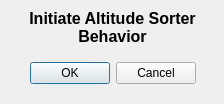
<?xml version="1.0" encoding="UTF-8"?>
<ui version="4.0">
 <class>altitudeSorterDialog</class>
 <widget class="QDialog" name="altitudeSorterDialog">
  <property name="geometry">
   <rect>
    <x>0</x>
    <y>0</y>
    <width>224</width>
    <height>104</height>
   </rect>
  </property>
  <property name="windowTitle">
   <string>Dialog</string>
  </property>
  <widget class="QDialogButtonBox" name="btnbx_CancelOK">
   <property name="geometry">
    <rect>
     <x>7</x>
     <y>60</y>
     <width>211</width>
     <height>27</height>
    </rect>
   </property>
   <property name="toolTip">
    <string>&lt;html&gt;&lt;head/&gt;&lt;body&gt;&lt;p&gt;&lt;br/&gt;&lt;/p&gt;&lt;/body&gt;&lt;/html&gt;</string>
   </property>
   <property name="orientation">
    <enum>Qt::Horizontal</enum>
   </property>
   <property name="standardButtons">
    <set>QDialogButtonBox::Cancel|QDialogButtonBox::Ok</set>
   </property>
   <property name="centerButtons">
    <bool>true</bool>
   </property>
  </widget>
  <widget class="QLabel" name="lbl_altitudeSorter">
   <property name="geometry">
    <rect>
     <x>7</x>
     <y>12</y>
     <width>211</width>
     <height>31</height>
    </rect>
   </property>
   <property name="font">
    <font>
     <pointsize>12</pointsize>
     <weight>75</weight>
     <bold>true</bold>
    </font>
   </property>
   <property name="text">
    <string>Initiate Altitude Sorter Behavior</string>
   </property>
   <property name="alignment">
    <set>Qt::AlignCenter</set>
   </property>
   <property name="wordWrap">
    <bool>true</bool>
   </property>
  </widget>
 </widget>
 <resources/>
 <connections>
  <connection>
   <sender>btnbx_CancelOK</sender>
   <signal>accepted()</signal>
   <receiver>altitudeSorterDialog</receiver>
   <slot>accept()</slot>
   <hints>
    <hint type="sourcelabel">
     <x>248</x>
     <y>254</y>
    </hint>
    <hint type="destinationlabel">
     <x>157</x>
     <y>274</y>
    </hint>
   </hints>
  </connection>
  <connection>
   <sender>btnbx_CancelOK</sender>
   <signal>rejected()</signal>
   <receiver>altitudeSorterDialog</receiver>
   <slot>reject()</slot>
   <hints>
    <hint type="sourcelabel">
     <x>316</x>
     <y>260</y>
    </hint>
    <hint type="destinationlabel">
     <x>286</x>
     <y>274</y>
    </hint>
   </hints>
  </connection>
 </connections>
</ui>
